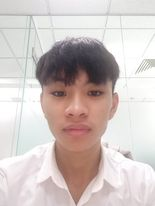
#> input picture anh.jpg, 155 x 206 px; its folder holds only this picture in this run
$ python -i histogram_opencv.py   (imports and definitions only)
#> lines starting #> are read from the running program, lines starting #| are printed output that depends on the picture
import cv2
import matplotlib.pyplot as plt
from tkinter import filedialog
import tkinter as tk

# Hàm rescale
def rescale(frame, scale=1):
    width = int(frame.shape[1] * scale)
    height = int(frame.shape[0] * scale)
    return cv2.resize(frame, (width, height), interpolation=cv2.INTER_AREA)

# Hàm mở và xử lý hình ảnh
def open_image():
    global img_path
    img_path = filedialog.askopenfilename()  # Cho phép người dùng chọn đường dẫn
#> the answer given: anh.jpg
    if img_path:
        img_org = cv2.imread(img_path)
#> img_org is the input picture: shape (206, 155, 3); mean B, G, R 194.4, 197.1, 208
        img = rescale(img_org)
        cv2.imshow('ORG', img)

        img_yuv = cv2.cvtColor(img, cv2.COLOR_BGR2YUV)
#> img_yuv: shape (206, 155, 3); mean of channels 0, 1, 2 200, 125.2, 135

        img_yuv[:, :, 0] = cv2.equalizeHist(img_yuv[:, :, 0])
#> img_yuv: shape (206, 155, 3); mean of channels 0, 1, 2 128.9, 125.2, 135
        img_equa = cv2.cvtColor(img_yuv, cv2.COLOR_YUV2BGR)
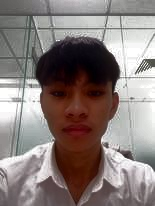
#> img_equa: shape (206, 155, 3); mean B, G, R 123.4, 125.9, 136.9
        cv2.imshow('Equalized', img_equa)

        hist_org = cv2.calcHist([img], [0], None, [256], [0, 256])
#> hist_org = 256 values, max 958 at index 255, min 0 at index 0, mean 124.7
        hist_equa = cv2.calcHist([img_equa], [0], None, [256], [0, 256])
#> hist_equa = 256 values, max 701 at index 247, min 0 at index 148, mean 124.7

        plot1 = plt.figure(1)
        plt.title('Biểu đồ Histogram')
        plt.plot(hist_org)

        plot2 = plt.figure(2)
        plt.title('Equalized Histogram')
        plt.plot(hist_equa)

        plt.show()
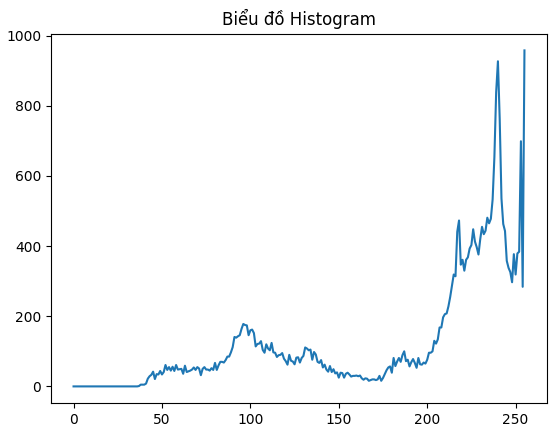
#> figure drawn by matplotlib, 1 panel; curve peaks at x = 255, y = 958
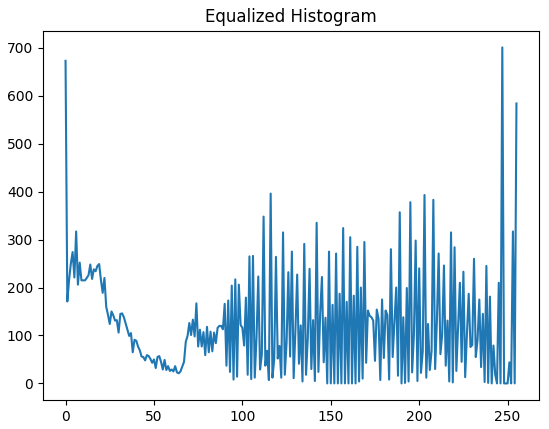
#> figure drawn by matplotlib, 1 panel; curve peaks at x = 247, y = 701

# Khởi tạo cửa sổ Tkinter
# [2 lines not run here, left out]

# Tạo nút để mở file
# [1 line that did not run here, left out]
# [4 lines not run here, left out]

>>> result = open_image()
